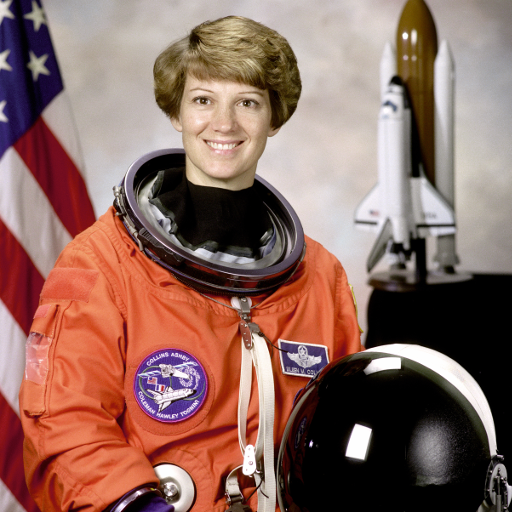
#> input picture lecture4/data/astronaut.png, 512 x 512 px
$ python page65_unsharp_mask.py
#> lines starting #> are read from the running program, lines starting #| are printed output that depends on the picture
### lecture4/common.py
from __future__ import annotations

import argparse
from pathlib import Path

import cv2
import numpy as np


ROOT_DIR = Path(__file__).resolve().parent
DATA_DIR = ROOT_DIR / "data"
OUTPUT_DIR = ROOT_DIR / "output"


def parse_show_flag(description: str) -> bool:
    parser = argparse.ArgumentParser(description=description)
    parser.add_argument(
        "--show",
        action="store_true",
        help="Open the generated Matplotlib window after saving the output.",
    )
    return parser.parse_args().show


def load_color_image(name: str) -> np.ndarray:
#> called with name = 'astronaut.png'
    image_path = DATA_DIR / name
    image = cv2.imread(str(image_path), cv2.IMREAD_COLOR)
#> image is the input picture: shape (512, 512, 3); mean B, G, R 96.5, 105.8, 141.6
    if image is None:
        raise FileNotFoundError(f"Could not read image: {image_path}")
    return image


# [6 lines left out: function load_gray_image, not called in this run]


def plot_bgr(ax, image: np.ndarray, title: str) -> None:
    ax.imshow(cv2.cvtColor(to_uint8(image), cv2.COLOR_BGR2RGB))
    ax.set_title(title)
    ax.axis("off")


def plot_gray(ax, image: np.ndarray, title: str) -> None:
    ax.imshow(to_uint8(image), cmap="gray", vmin=0, vmax=255)
    ax.set_title(title)
    ax.axis("off")


def finalize_figure(fig, filename: str, show: bool = False) -> Path:
    import matplotlib.pyplot as plt

    OUTPUT_DIR.mkdir(parents=True, exist_ok=True)
    out_path = OUTPUT_DIR / filename
    fig.tight_layout()
    fig.savefig(out_path, dpi=160, bbox_inches="tight")
    print(f"Saved figure: {out_path}")

    if show:
        plt.show()
    else:
        plt.close(fig)

    return out_path


def normalize_channel(image: np.ndarray) -> np.ndarray:
    image_float = image.astype(np.float32)
    min_value = float(image_float.min())
    max_value = float(image_float.max())

    if max_value - min_value < 1e-6:
        return np.zeros(image.shape, dtype=np.uint8)

    normalized = (image_float - min_value) * 255.0 / (max_value - min_value)
    return normalized.astype(np.uint8)


def to_uint8(image: np.ndarray) -> np.ndarray:
    if image.dtype == np.uint8:
        return image

    image_float = image.astype(np.float32)
    if float(image_float.max()) <= 1.0 and float(image_float.min()) >= 0.0:
        scaled = image_float * 255.0
        return np.clip(scaled, 0, 255).astype(np.uint8)

    return normalize_channel(image_float)


# [7 lines left out: function save_image, not called in this run]

### lecture4/page65_unsharp_mask.py
from __future__ import annotations

import cv2
import matplotlib.pyplot as plt

from common import finalize_figure, load_color_image, normalize_channel, parse_show_flag, plot_bgr, plot_gray


def main(show: bool = False) -> None:
    image = load_color_image("astronaut.png")

    ksize = 11
    alpha = 2.0
    gaussian_1d = cv2.getGaussianKernel(ksize, 0)
    kernel = -alpha * (gaussian_1d @ gaussian_1d.T)
    kernel[ksize // 2, ksize // 2] += 1.0 + alpha

    filtered = cv2.filter2D(image, -1, kernel)
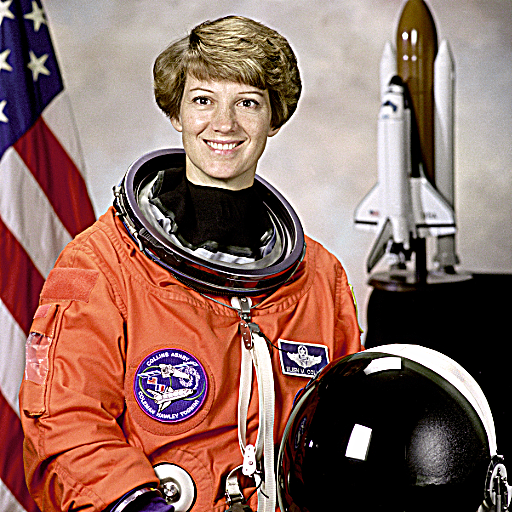
#> filtered: shape (512, 512, 3); mean B, G, R 98.1, 106.9, 141.7

    fig, axes = plt.subplots(1, 3, figsize=(15, 4))
    plot_bgr(axes[0], image, "Original image")
    plot_gray(axes[1], normalize_channel(kernel), "Unsharp kernel")
    plot_bgr(axes[2], filtered, "Sharpened image")

    finalize_figure(fig, "page65_unsharp_mask.png", show)
#> in finalize_figure, `fig.savefig(out_path, dpi=160, bbox_inches="tight")`:
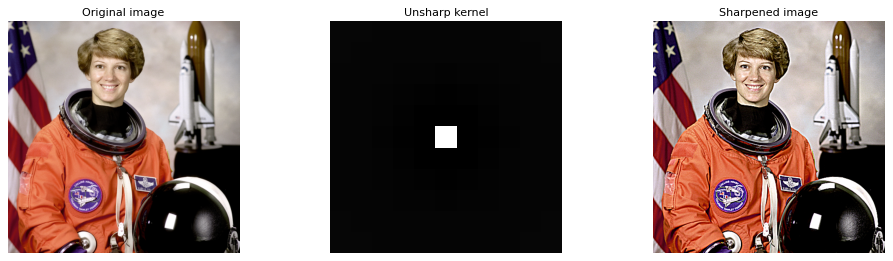
#> figure drawn by matplotlib, 3 panels


if __name__ == "__main__":
    main(parse_show_flag("Page 65 - Unsharp mask"))

$ run again, with lecture4/data/page.png copied over lecture4/data/astronaut.png
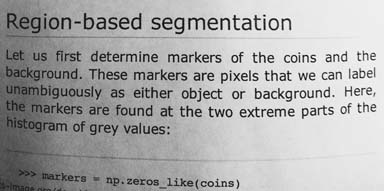
#> input picture lecture4/data/page.png, 384 x 191 px
#> in load_color_image, image is the input picture: shape (191, 384, 3); min 0, max 255, mean 171.5
#> in main, `filtered = cv2.filter2D(image, -1, kernel)`:
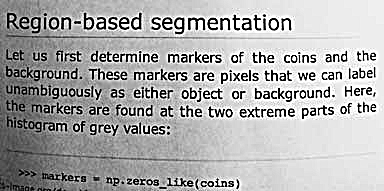
#> filtered: shape (191, 384, 3); min 0, max 255, mean 175
#> in finalize_figure, `fig.savefig(out_path, dpi=160, bbox_inches="tight")`:
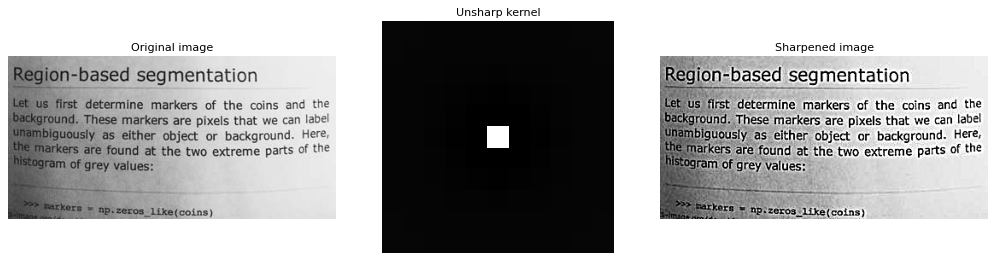
#> figure drawn by matplotlib, 3 panels
